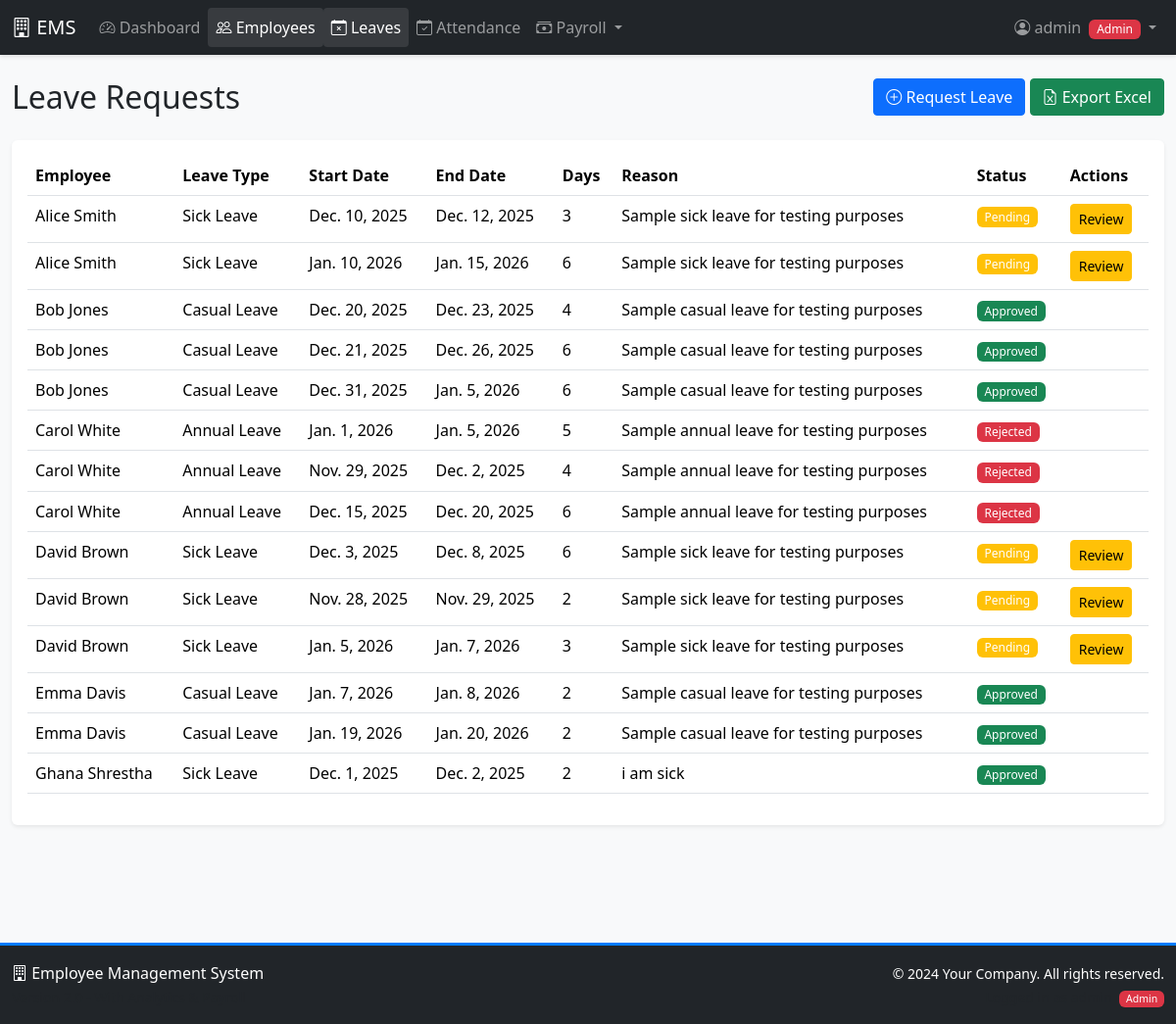
Before: /employees/leaves/ (signed in) with the older database file.
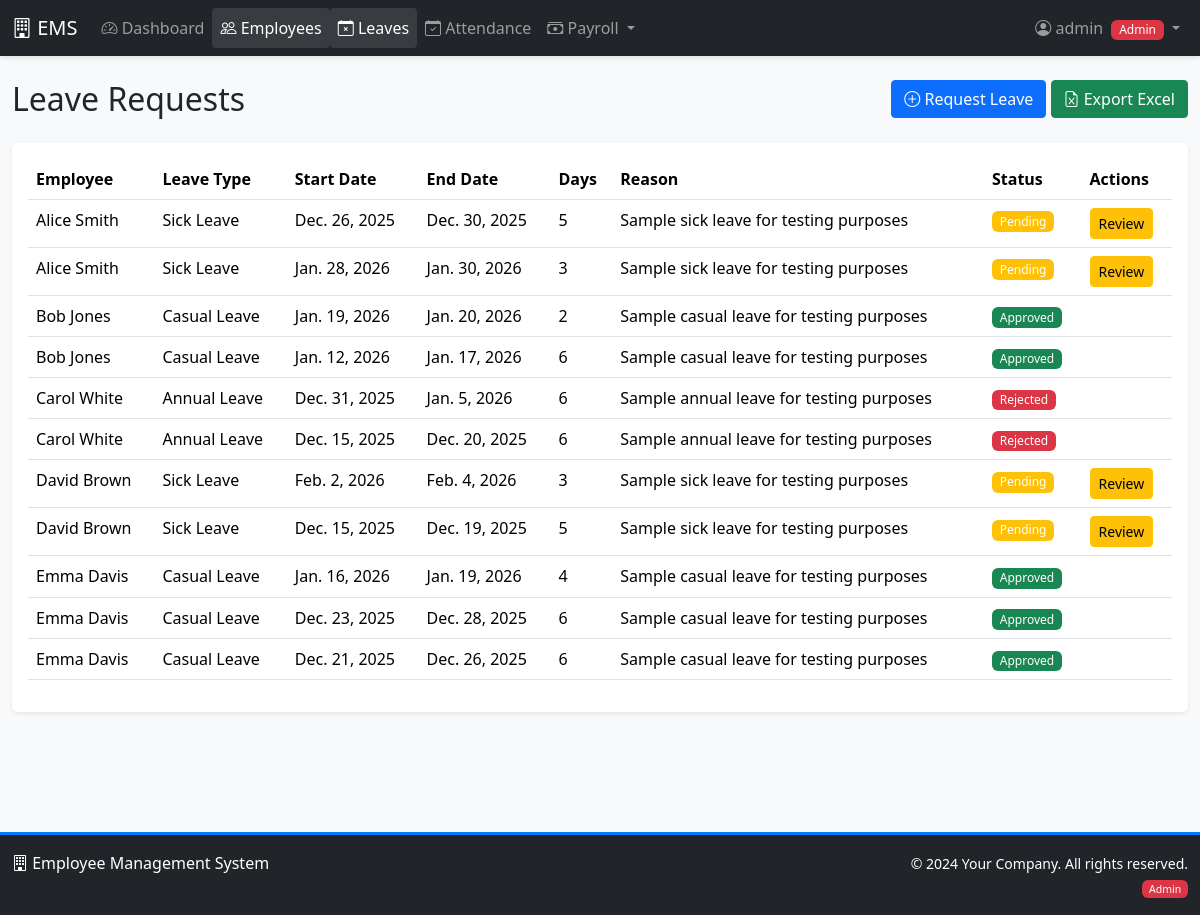
After: the same page with the newer database file.
### employees/models.py (models this page shows, shortened)
class LeaveRequest(models.Model):
    LEAVE_TYPE_CHOICES = [
        ('sick', 'Sick Leave'),
        ('casual', 'Casual Leave'),
        ('annual', 'Annual Leave'),
        ('maternity', 'Maternity Leave'),
        ('paternity', 'Paternity Leave'),
    ]
    STATUS_CHOICES = [
        ('pending', 'Pending'),
        ('approved', 'Approved'),
        ('rejected', 'Rejected'),
    ]
    employee = models.ForeignKey(Employee, on_delete=models.CASCADE, related_name='leave_requests')
    leave_type = models.CharField(max_length=20, choices=LEAVE_TYPE_CHOICES)
    start_date = models.DateField()
    end_date = models.DateField()
    reason = models.TextField()
    status = models.CharField(max_length=20, choices=STATUS_CHOICES, default='pending')
    approved_by = models.ForeignKey(User, on_delete=models.SET_NULL, null=True, blank=True, related_name='approved_leaves')
    remarks = models.TextField(blank=True)
    created_at = models.DateTimeField(auto_now_add=True)
    updated_at = models.DateTimeField(auto_now=True)
    @property
    def days_requested(self):
        return (self.end_date - self.start_date).days + 1

class Employee(models.Model):
    DEPARTMENT_CHOICES = [
        ('IT', 'Information Technology'),
        ('HR', 'Human Resources'),
        ('FIN', 'Finance'),
        ('MKT', 'Marketing'),
        ('OPS', 'Operations'),
    ]
    user = models.OneToOneField(User, on_delete=models.CASCADE, related_name='employee')
    employee_id = models.CharField(max_length=10, unique=True)
    department = models.CharField(max_length=50, choices=DEPARTMENT_CHOICES)
    designation = models.CharField(max_length=100)
    date_of_birth = models.DateField()
    date_of_joining = models.DateField()
    salary = models.DecimalField(max_digits=10, decimal_places=2)
    phone = models.CharField(max_length=15)
    address = models.TextField()
    photo = models.ImageField(upload_to='employee_photos/', blank=True, null=True)
    is_active = models.BooleanField(default=True)
    created_at = models.DateTimeField(auto_now_add=True)
    updated_at = models.DateTimeField(auto_now=True)
    basic_salary = models.DecimalField(max_digits=10, decimal_places=2, default=0)
    hra = models.DecimalField(max_digits=10, decimal_places=2, default=0, help_text="House Rent Allowance")
    transport_allowance = models.DecimalField(max_digits=10, decimal_places=2, default=0)
    medical_allowance = models.DecimalField(max_digits=10, decimal_places=2, default=0)

### employees/views.py (the view)
# urls.py: path('leaves/', views.leave_list, name='leave_list'),
@login_required
def leave_list(request):
    user_role = getattr(request.user.profile, 'role', 'employee') if hasattr(request.user, 'profile') else 'employee'
    if user_role in ['admin', 'manager']:
        leaves = LeaveRequest.objects.select_related('employee__user', 'approved_by').all()
    else:
        leaves = LeaveRequest.objects.filter(employee=request.user.employee)
    return render(request, 'employees/leave_list.html', {'leaves': leaves})

### templates/employees/leave_list.html (shortened to what this page needs)
{% extends 'base.html' %}
{% block content %}
<div class="row mb-3">
    <div class="col-md-6">
        <h2>Leave Requests</h2>
    </div>
    <div class="col-md-6 text-end">
        {% if user.profile.role == 'admin' or user.profile.role == 'manager' %}
        <a href="{% url 'employees:leave_create' %}" class="btn btn-primary">
            <i class="bi bi-plus-circle"></i> Request Leave
        </a>
        <a href="{% url 'employees:export_leaves' %}" class="btn btn-success">
            <i class="bi bi-file-earmark-excel"></i> Export Excel
        </a>
        {% else %}
        <a href="{% url 'employees:leave_create' %}" class="btn btn-primary">
            <i class="bi bi-plus-circle"></i> Request Leave
        </a>
        {% endif %}
    </div>
</div>
<div class="card">
    <div class="card-body">
        <div class="table-responsive">
            <table class="table table-hover">
                <thead>
                    <tr>
                        <th>Employee</th>
                        <th>Leave Type</th>
                        <th>Start Date</th>
                        <th>End Date</th>
                        <th>Days</th>
                        <th>Reason</th>
                        <th>Status</th>
                        <th>Actions</th>
                    </tr>
                </thead>
                <tbody>
                    {% for leave in leaves %}
                    <tr>
                        <td>{{ leave.employee.user.get_full_name }}</td>
                        <td>{{ leave.get_leave_type_display }}</td>
                        <td>{{ leave.start_date }}</td>
                        <td>{{ leave.end_date }}</td>
                        <td>{{ leave.days_requested }}</td>
                        <td>{{ leave.reason|truncatewords:10 }}</td>
                        <td>
                            <span class="badge bg-{% if leave.status == 'pending' %}warning{% elif leave.status == 'approved' %}success{% else %}danger{% endif %}">
                                {{ leave.get_status_display }}
                            </span>
                        </td>
                        <td>
                            {% if user.profile.role in 'admin,manager' and leave.status == 'pending' %}
                            <a href="{% url 'employees:leave_approve' leave.pk %}" class="btn btn-sm btn-warning">
                                Review
                            </a>
                            {% endif %}
                        </td>
                    </tr>
                    {% empty %}
                    <tr>
                        <td colspan="8" class="text-center">No leave requests found</td>
                    </tr>
                    {% endfor %}
                </tbody>
            </table>
        </div>
    </div>
</div>
{% endblock %}

Changed rows visible on the page:
removed LeaveRequest: employee.user.get_full_name "Alice Smith", leave_type "Sick Leave", start_date "Dec. 10, 2025", end_date "Dec. 12, 2025", days_requested "3", reason "Sample sick leave for testing purposes", status "Pending", shows "Review"
removed LeaveRequest: employee.user.get_full_name "Alice Smith", leave_type "Sick Leave", start_date "Jan. 10, 2026", end_date "Jan. 15, 2026", days_requested "6", reason "Sample sick leave for testing purposes", status "Pending", shows "Review"
removed LeaveRequest: employee.user.get_full_name "Bob Jones", leave_type "Casual Leave", start_date "Dec. 20, 2025", end_date "Dec. 23, 2025", days_requested "4", reason "Sample casual leave for testing purposes", status "Approved"
removed LeaveRequest: employee.user.get_full_name "Bob Jones", leave_type "Casual Leave", start_date "Dec. 21, 2025", end_date "Dec. 26, 2025", days_requested "6", reason "Sample casual leave for testing purposes", status "Approved"
removed LeaveRequest: employee.user.get_full_name "Bob Jones", leave_type "Casual Leave", start_date "Dec. 31, 2025", end_date "Jan. 5, 2026", days_requested "6", reason "Sample casual leave for testing purposes", status "Approved"
removed LeaveRequest: employee.user.get_full_name "Carol White", leave_type "Annual Leave", start_date "Jan. 1, 2026", end_date "Jan. 5, 2026", days_requested "5", reason "Sample annual leave for testing purposes", status "Rejected"
removed LeaveRequest: employee.user.get_full_name "Carol White", leave_type "Annual Leave", start_date "Nov. 29, 2025", end_date "Dec. 2, 2025", days_requested "4", reason "Sample annual leave for testing purposes", status "Rejected"
removed LeaveRequest: employee.user.get_full_name "David Brown", leave_type "Sick Leave", start_date "Dec. 3, 2025", end_date "Dec. 8, 2025", days_requested "6", reason "Sample sick leave for testing purposes", status "Pending", shows "Review"
removed LeaveRequest: employee.user.get_full_name "David Brown", leave_type "Sick Leave", start_date "Nov. 28, 2025", end_date "Nov. 29, 2025", days_requested "2", reason "Sample sick leave for testing purposes", status "Pending", shows "Review"
removed LeaveRequest: employee.user.get_full_name "David Brown", leave_type "Sick Leave", start_date "Jan. 5, 2026", end_date "Jan. 7, 2026", days_requested "3", reason "Sample sick leave for testing purposes", status "Pending", shows "Review"
removed LeaveRequest: employee.user.get_full_name "Emma Davis", leave_type "Casual Leave", start_date "Jan. 7, 2026", end_date "Jan. 8, 2026", days_requested "2", reason "Sample casual leave for testing purposes", status "Approved"
removed LeaveRequest: employee.user.get_full_name "Emma Davis", leave_type "Casual Leave", start_date "Jan. 19, 2026", end_date "Jan. 20, 2026", days_requested "2", reason "Sample casual leave for testing purposes", status "Approved"
removed LeaveRequest: employee.user.get_full_name "Ghana Shrestha", leave_type "Sick Leave", start_date "Dec. 1, 2025", end_date "Dec. 2, 2025", days_requested "2", reason "i am sick", status "Approved"
added LeaveRequest: employee.user.get_full_name "Alice Smith", leave_type "Sick Leave", start_date "Dec. 26, 2025", end_date "Dec. 30, 2025", days_requested "5", reason "Sample sick leave for testing purposes", status "Pending", shows "Review"
added LeaveRequest: employee.user.get_full_name "Alice Smith", leave_type "Sick Leave", start_date "Jan. 28, 2026", end_date "Jan. 30, 2026", days_requested "3", reason "Sample sick leave for testing purposes", status "Pending", shows "Review"
added LeaveRequest: employee.user.get_full_name "Bob Jones", leave_type "Casual Leave", start_date "Jan. 19, 2026", end_date "Jan. 20, 2026", days_requested "2", reason "Sample casual leave for testing purposes", status "Approved"
added LeaveRequest: employee.user.get_full_name "Bob Jones", leave_type "Casual Leave", start_date "Jan. 12, 2026", end_date "Jan. 17, 2026", days_requested "6", reason "Sample casual leave for testing purposes", status "Approved"
added LeaveRequest: employee.user.get_full_name "Carol White", leave_type "Annual Leave", start_date "Dec. 31, 2025", end_date "Jan. 5, 2026", days_requested "6", reason "Sample annual leave for testing purposes", status "Rejected"
added LeaveRequest: employee.user.get_full_name "David Brown", leave_type "Sick Leave", start_date "Feb. 2, 2026", end_date "Feb. 4, 2026", days_requested "3", reason "Sample sick leave for testing purposes", status "Pending", shows "Review"
added LeaveRequest: employee.user.get_full_name "David Brown", leave_type "Sick Leave", start_date "Dec. 15, 2025", end_date "Dec. 19, 2025", days_requested "5", reason "Sample sick leave for testing purposes", status "Pending", shows "Review"
added LeaveRequest: employee.user.get_full_name "Emma Davis", leave_type "Casual Leave", start_date "Jan. 16, 2026", end_date "Jan. 19, 2026", days_requested "4", reason "Sample casual leave for testing purposes", status "Approved"
added LeaveRequest: employee.user.get_full_name "Emma Davis", leave_type "Casual Leave", start_date "Dec. 23, 2025", end_date "Dec. 28, 2025", days_requested "6", reason "Sample casual leave for testing purposes", status "Approved"
added LeaveRequest: employee.user.get_full_name "Emma Davis", leave_type "Casual Leave", start_date "Dec. 21, 2025", end_date "Dec. 26, 2025", days_requested "6", reason "Sample casual leave for testing purposes", status "Approved"
